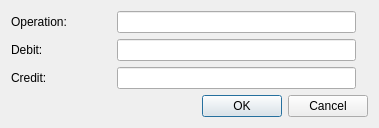
<?xml version="1.0" encoding="UTF-8"?>
<ui version="4.0">
 <class>CreateEntryRouting</class>
 <widget class="QDialog" name="CreateEntryRouting">
  <property name="geometry">
   <rect>
    <x>0</x>
    <y>0</y>
    <width>379</width>
    <height>125</height>
   </rect>
  </property>
  <property name="sizePolicy">
   <sizepolicy hsizetype="Fixed" vsizetype="Fixed">
    <horstretch>0</horstretch>
    <verstretch>0</verstretch>
   </sizepolicy>
  </property>
  <property name="windowTitle">
   <string>Create account routing</string>
  </property>
  <property name="locale">
   <locale language="English" country="UnitedStates"/>
  </property>
  <property name="modal">
   <bool>false</bool>
  </property>
  <layout class="QGridLayout" name="gridLayout">
   <property name="leftMargin">
    <number>11</number>
   </property>
   <property name="topMargin">
    <number>11</number>
   </property>
   <property name="rightMargin">
    <number>11</number>
   </property>
   <property name="bottomMargin">
    <number>11</number>
   </property>
   <item row="3" column="0" colspan="4">
    <layout class="QHBoxLayout" name="horizontalLayout">
     <item>
      <spacer name="horizontalSpacer">
       <property name="orientation">
        <enum>Qt::Horizontal</enum>
       </property>
       <property name="sizeHint" stdset="0">
        <size>
         <width>40</width>
         <height>20</height>
        </size>
       </property>
      </spacer>
     </item>
     <item>
      <widget class="QPushButton" name="okBtn">
       <property name="text">
        <string>OK</string>
       </property>
      </widget>
     </item>
     <item>
      <widget class="QPushButton" name="cancelBtn">
       <property name="text">
        <string>Cancel</string>
       </property>
      </widget>
     </item>
    </layout>
   </item>
   <item row="0" column="0">
    <widget class="QLabel" name="operationLb">
     <property name="minimumSize">
      <size>
       <width>100</width>
       <height>0</height>
      </size>
     </property>
     <property name="text">
      <string>Operation:</string>
     </property>
    </widget>
   </item>
   <item row="2" column="0">
    <widget class="QLabel" name="caLb">
     <property name="text">
      <string>Credit:</string>
     </property>
    </widget>
   </item>
   <item row="1" column="1">
    <widget class="QLineEdit" name="debitEdit">
     <property name="minimumSize">
      <size>
       <width>0</width>
       <height>0</height>
      </size>
     </property>
     <property name="maximumSize">
      <size>
       <width>16777215</width>
       <height>16777215</height>
      </size>
     </property>
     <property name="text">
      <string/>
     </property>
    </widget>
   </item>
   <item row="1" column="0">
    <widget class="QLabel" name="daLb">
     <property name="text">
      <string>Debit:</string>
     </property>
    </widget>
   </item>
   <item row="2" column="1">
    <widget class="QLineEdit" name="creditEdit">
     <property name="minimumSize">
      <size>
       <width>0</width>
       <height>0</height>
      </size>
     </property>
     <property name="maximumSize">
      <size>
       <width>16777215</width>
       <height>16777215</height>
      </size>
     </property>
     <property name="text">
      <string/>
     </property>
    </widget>
   </item>
   <item row="0" column="1">
    <widget class="QLineEdit" name="operationEdit"/>
   </item>
  </layout>
 </widget>
 <tabstops>
  <tabstop>okBtn</tabstop>
  <tabstop>cancelBtn</tabstop>
 </tabstops>
 <resources/>
 <connections/>
</ui>
